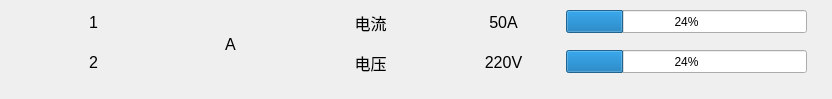
<?xml version="1.0" encoding="UTF-8"?>
<ui version="4.0">
 <class>SetLineItem</class>
 <widget class="QWidget" name="SetLineItem">
  <property name="geometry">
   <rect>
    <x>0</x>
    <y>0</y>
    <width>832</width>
    <height>99</height>
   </rect>
  </property>
  <property name="windowTitle">
   <string>Form</string>
  </property>
  <widget class="QLabel" name="curLab">
   <property name="geometry">
    <rect>
     <x>440</x>
     <y>10</y>
     <width>127</width>
     <height>25</height>
    </rect>
   </property>
   <property name="font">
    <font>
     <pointsize>12</pointsize>
    </font>
   </property>
   <property name="styleSheet">
    <string notr="true"/>
   </property>
   <property name="text">
    <string>50A</string>
   </property>
   <property name="alignment">
    <set>Qt::AlignCenter</set>
   </property>
  </widget>
  <widget class="QLabel" name="label_2">
   <property name="geometry">
    <rect>
     <x>28</x>
     <y>50</y>
     <width>131</width>
     <height>25</height>
    </rect>
   </property>
   <property name="font">
    <font>
     <pointsize>12</pointsize>
    </font>
   </property>
   <property name="styleSheet">
    <string notr="true"/>
   </property>
   <property name="text">
    <string>2</string>
   </property>
   <property name="alignment">
    <set>Qt::AlignCenter</set>
   </property>
  </widget>
  <widget class="QProgressBar" name="curBar">
   <property name="geometry">
    <rect>
     <x>566</x>
     <y>10</y>
     <width>241</width>
     <height>23</height>
    </rect>
   </property>
   <property name="styleSheet">
    <string notr="true"/>
   </property>
   <property name="value">
    <number>24</number>
   </property>
  </widget>
  <widget class="QProgressBar" name="volBar">
   <property name="geometry">
    <rect>
     <x>566</x>
     <y>50</y>
     <width>241</width>
     <height>23</height>
    </rect>
   </property>
   <property name="value">
    <number>24</number>
   </property>
  </widget>
  <widget class="QLabel" name="label_14">
   <property name="geometry">
    <rect>
     <x>290</x>
     <y>50</y>
     <width>161</width>
     <height>25</height>
    </rect>
   </property>
   <property name="font">
    <font>
     <pointsize>12</pointsize>
    </font>
   </property>
   <property name="styleSheet">
    <string notr="true"/>
   </property>
   <property name="text">
    <string>电压</string>
   </property>
   <property name="alignment">
    <set>Qt::AlignCenter</set>
   </property>
  </widget>
  <widget class="QLabel" name="label_1">
   <property name="geometry">
    <rect>
     <x>28</x>
     <y>10</y>
     <width>131</width>
     <height>25</height>
    </rect>
   </property>
   <property name="font">
    <font>
     <pointsize>12</pointsize>
    </font>
   </property>
   <property name="styleSheet">
    <string notr="true"/>
   </property>
   <property name="text">
    <string>1</string>
   </property>
   <property name="alignment">
    <set>Qt::AlignCenter</set>
   </property>
  </widget>
  <widget class="QLabel" name="nameLab">
   <property name="geometry">
    <rect>
     <x>150</x>
     <y>14</y>
     <width>161</width>
     <height>61</height>
    </rect>
   </property>
   <property name="font">
    <font>
     <pointsize>12</pointsize>
    </font>
   </property>
   <property name="styleSheet">
    <string notr="true"/>
   </property>
   <property name="text">
    <string>A</string>
   </property>
   <property name="alignment">
    <set>Qt::AlignCenter</set>
   </property>
  </widget>
  <widget class="QLabel" name="label_11">
   <property name="geometry">
    <rect>
     <x>290</x>
     <y>10</y>
     <width>161</width>
     <height>25</height>
    </rect>
   </property>
   <property name="font">
    <font>
     <pointsize>12</pointsize>
    </font>
   </property>
   <property name="styleSheet">
    <string notr="true"/>
   </property>
   <property name="text">
    <string>电流</string>
   </property>
   <property name="alignment">
    <set>Qt::AlignCenter</set>
   </property>
  </widget>
  <widget class="QLabel" name="volLab">
   <property name="geometry">
    <rect>
     <x>440</x>
     <y>50</y>
     <width>127</width>
     <height>25</height>
    </rect>
   </property>
   <property name="font">
    <font>
     <pointsize>12</pointsize>
    </font>
   </property>
   <property name="styleSheet">
    <string notr="true"/>
   </property>
   <property name="text">
    <string>220V</string>
   </property>
   <property name="alignment">
    <set>Qt::AlignCenter</set>
   </property>
  </widget>
 </widget>
 <resources/>
 <connections/>
</ui>
